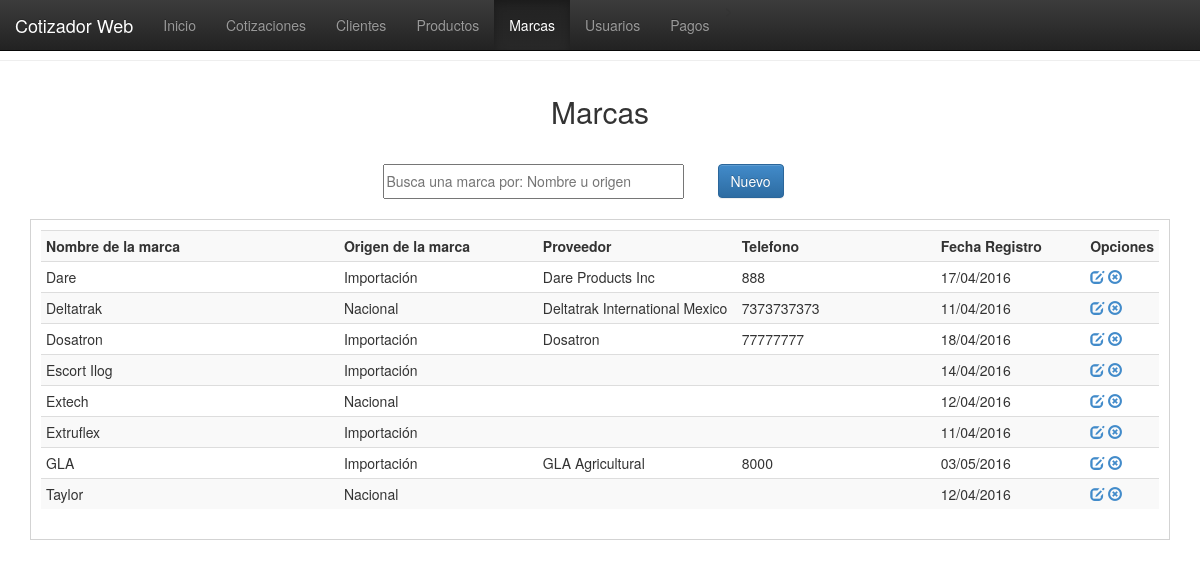
Before: /vistas/marcas.php with the older database file.
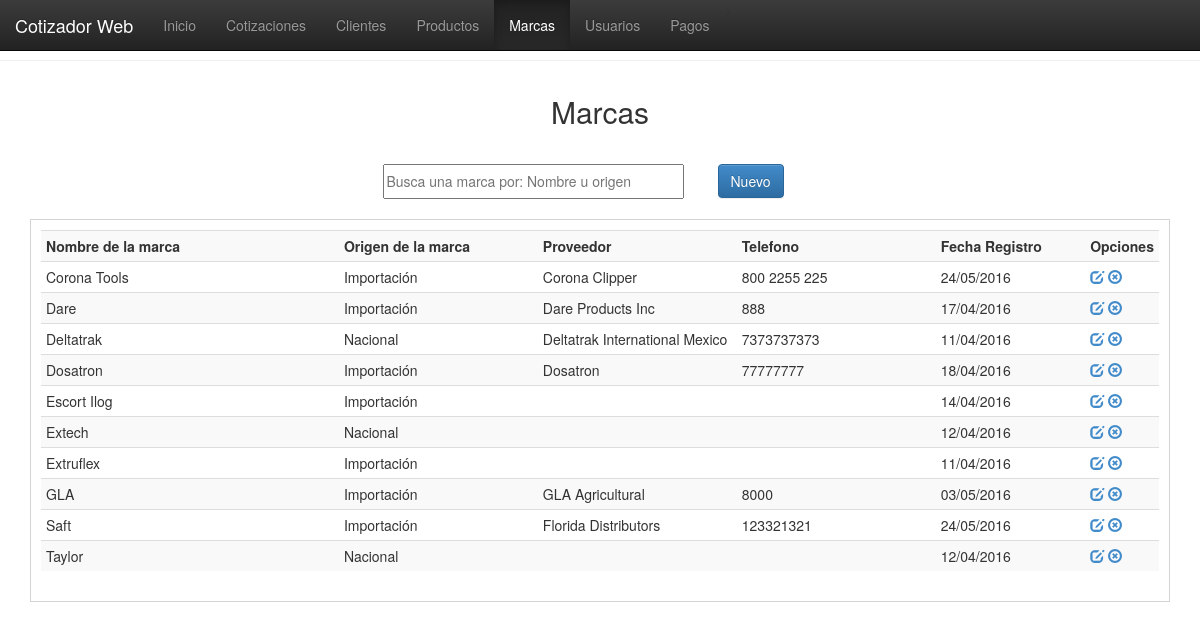
After: the same page with the newer database file.
### tables this page shows
CREATE TABLE `marcas` (
  `id_mca` int(11) NOT NULL,
  `nomb_mca` varchar(100) NOT NULL,
  `origen_mca` varchar(50) NOT NULL,
  `prov_mca` varchar(100) NOT NULL,
  `tel_mca` varchar(20) NOT NULL,
  `nota_mca` varchar(100) NOT NULL,
  `fecha_reg` date NOT NULL
);

### php/conexion.php (called while the page is built, shortened)
<?php
function fechaNormal($fecha){
		$nfecha = date('d/m/Y',strtotime($fecha));
		return $nfecha;
}
?>

### vistas/marcas.php (the view, shortened to what this page needs)
<!DOCTYPE html>
<html>
<head>
<link href="../css/estilo.css" rel="stylesheet">
<link href="../bootstrap/css/bootstrap.css" rel="stylesheet">
<link href="../bootstrap/css/bootstrap.min.css" rel="stylesheet">
<link href="../bootstrap/css/bootstrap-theme.css" rel="stylesheet">
<link href="../bootstrap/css/bootstrap-theme.min.css" rel="stylesheet">
</head>
<body>
  <nav class="navbar navbar-inverse navbar-fixed-top">
    <div class="container-fluid">
      <div class="navbar-header">
        <a class="navbar-brand" href="#">Cotizador Web</a>
      </div>
      <div class="collapse navbar-collapse" id="myNavbar">
        <ul class="nav navbar-nav">
          <li><a href="index.php">Inicio</a></li>>
          <li><a href="cotizaciones.php">Cotizaciones</a></li>
          <li><a href="clientes.php">Clientes</a></li>
          <li><a href="productos.php">Productos</a></li>
          <li class="active"><a href="marcas.php">Marcas</a></li>
          <li><a href="usuarios.php">Usuarios</a></li>
          <li><a href="pagos.php">Pagos</a></li>
        </ul>
      </div>
    </div>
  </nav>
  <br><br><hr>
    <header>Marcas</header>
    <section>
    <table border="0" align="center">
    	<tr>
        	<td width="335"><input type="text" placeholder="Busca una marca por: Nombre u origen" id="bs-mca"/></td>
            <td width="100"><button id="nueva-marca" class="btn btn-primary">Nuevo</button></td>
        </tr>
    </table>
    </section>
    <div class="registros" id="agrega-registros-mca">
        <table class="table table-striped table-condensed table-hover">
            <tr>
                <th width="300">Nombre de la marca</th>
                <th width="200">Origen de la marca</th>
                <th width="200">Proveedor</th>
                <th width="200">Telefono</th>
                <th width="150">Fecha Registro</th>
                <th width="50">Opciones</th>
            </tr>
        <?php
            include('../php/conexion.php');
            $registro = mysql_query("SELECT * FROM marcas ORDER BY nomb_mca ASC");
            while($registro2 = mysql_fetch_array($registro)){
                echo '<tr>
                        <td>'.$registro2['nomb_mca'].'</td>
                        <td>'.$registro2['origen_mca'].'</td>
                        <td>'.$registro2['prov_mca'].'</td>
                        <td>'.$registro2['tel_mca'].'</td>
                        <td>'.fechaNormal($registro2['fecha_reg']).'</td>
                        <td>
                            <a href="javascript:editarMarca('.$registro2['id_mca'].');" class="glyphicon glyphicon-edit"></a>
                            <a href="javascript:eliminarMarca('.$registro2['id_mca'].');" class="glyphicon glyphicon-remove-circle"></a>
                        </td>
                    </tr>';
            }
        ?>
        </table>
    </div>
</body>
</html>

### css/estilo.css (style rules this page uses)
body { margin:0px; font-family:"Trebuchet MS", Arial, Helvetica, sans-serif; min-width:1000px; }
header { margin:auto; padding:10px; font-size:30px; width:500px; text-align:center; margin-top:20px; }
section { margin-top:20px; }
section table tr td input { width:90%; height:35px; outline:none; font-size:14px; }
.registros { margin:auto; width:95%; margin-top:20px; border:1px solid #D3D3D3; height:auto; padding:10px; }

Changed rows visible on the page:
added marcas: nomb_mca "Corona Tools", origen_mca "Importación", prov_mca "Corona Clipper", tel_mca "800 2255 225", fecha_reg "24/05/2016"
added marcas: nomb_mca "Saft", origen_mca "Importación", prov_mca "Florida Distributors", tel_mca "123321321", fecha_reg "24/05/2016"
